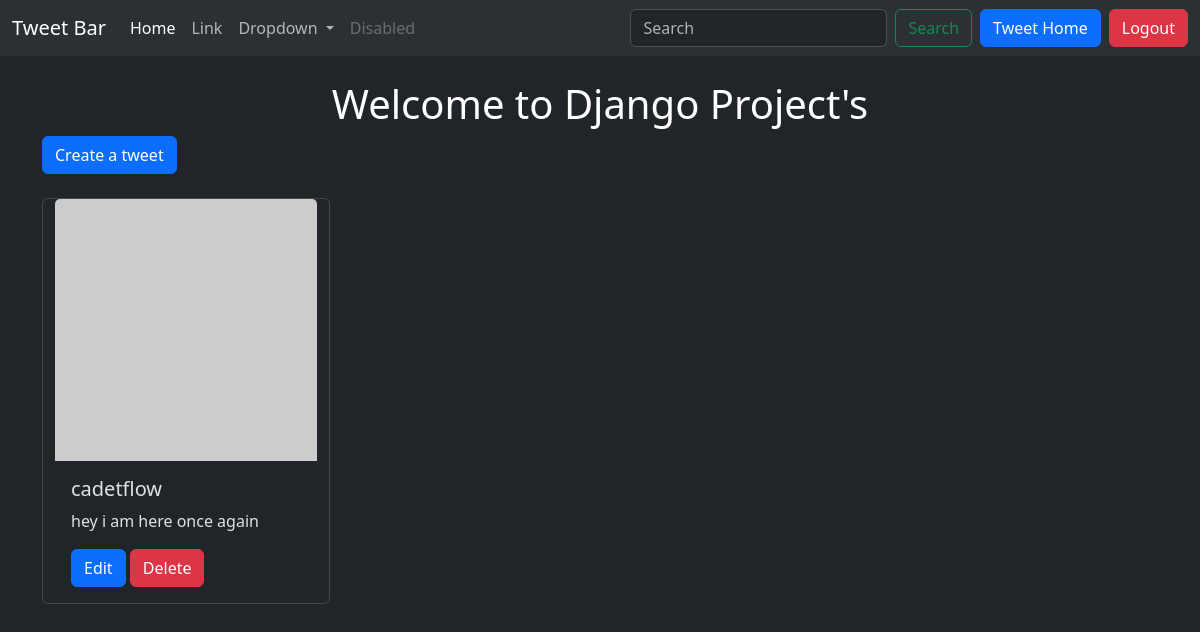
The page /tweet/ (signed in) on the database as committed earlier.
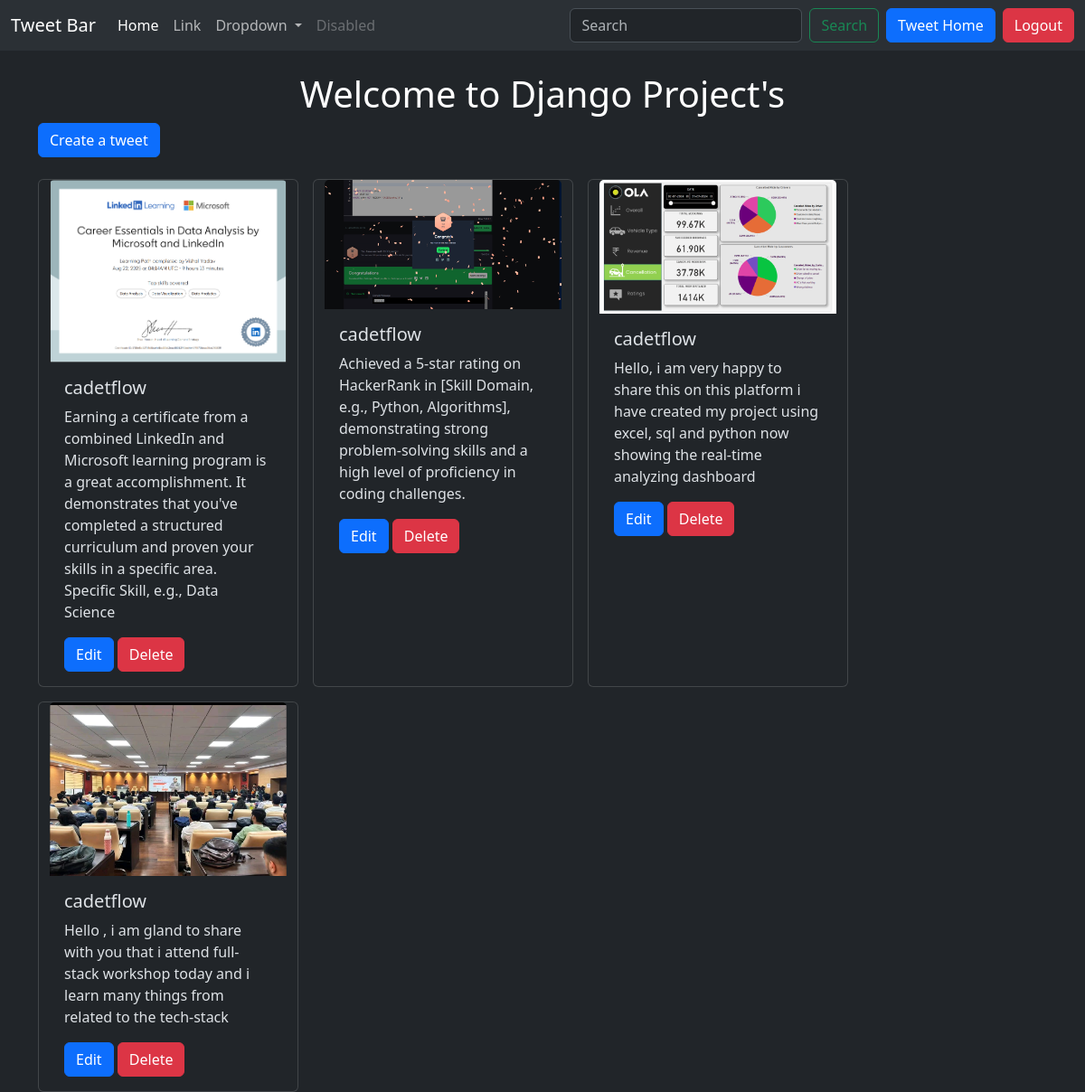
The same page on the database as committed later.
### tweet/models.py (models this page shows, shortened)
class Tweet(models.Model):
      user = models.ForeignKey(User,on_delete=models.CASCADE)
      text = models.TextField(max_length=250)
      photo = models.ImageField(
      upload_to='photos/', blank=True ,null=True)
      created_at = models.DateTimeField(auto_now_add=True)
      updated_at =models.DateTimeField(auto_now=True)

### tweet/views.py (the view)
# urls.py: path('', views.tweet_list ,name='tweet_list'),
def tweet_list(request):
  tweets = Tweet.objects.all().order_by('-created_at')
  return render(request, 'tweet_list.html',{'tweets':tweets})

### tweet/templates/tweet_list.html (shortened to what this page needs)
{% extends 'layout.html' %}
{% block content %}
<h1 class="text-center text-white mt-4">Welcome to Django Project's</h1>
<a class="btn btn-primary mb-4" href="{% url 'tweet_create' %}">Create a tweet</a>
<div class="container row gap-3">
    {% for tweet in tweets %}
      <div class="card" style="width: 18rem;">
             {% if tweet.photo %}
               <img src="{{ tweet.photo.url }}" class="card-img-top" alt="...">
             {% else %}
                <img src="https://via.placeholder.com/150" class="card-img-top" alt="No image">
             {% endif %}
             <div class="card-body">
             <h5 class="card-title">{{ tweet.user.username }}</h5>
             <p class="card-text">{{ tweet.text }}</p>
             {% if tweet.user == user %}
             <a href="{% url 'tweet_edit' tweet.id %}" class="btn btn-primary">Edit</a>
             <form method="post" action="{% url 'tweet_delete' tweet.id %}" style="display:inline;">
              <button type="submit" class="btn btn-danger">Delete</button>
              {% endif %}
        </div>
      </div>
    {% endfor %}
</div>
{% endblock %}

Rows that differ between the two databases and show on the page:
removed Tweet: user.username "cadetflow", text "hey i am here once again", shows "Edit"
added Tweet: photo (picture), user.username "cadetflow", text "Earning a certificate from a combined LinkedIn and Microsoft learning program is a great accomplishment. It demonstrates that you've completed a structured curriculum and proven your skills in a specific area. Specific Skill, e.g., Data Science", shows "Edit"
added Tweet: photo (picture), user.username "cadetflow", text "Achieved a 5-star rating on HackerRank in [Skill Domain, e.g., Python, Algorithms], demonstrating strong problem-solving skills and a high level of proficiency in coding challenges.", shows "Edit"
added Tweet: photo (picture), user.username "cadetflow", text "Hello, i am very happy to share this on this platform i have created my project using excel, sql and python now showing the real-time analyzing dashboard", shows "Edit"
added Tweet: photo (picture), user.username "cadetflow", text "Hello , i am gland to share with you that i attend full-stack workshop today and i learn many things from related to the tech-stack", shows "Edit"
